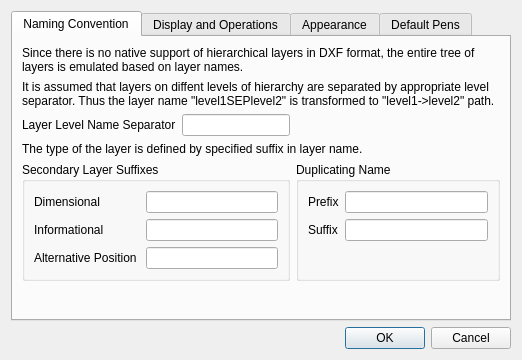
<?xml version="1.0" encoding="UTF-8"?>
<ui version="4.0">
 <class>LC_LayerTreeOptionsDialog</class>
 <widget class="QDialog" name="LC_LayerTreeOptionsDialog">
  <property name="geometry">
   <rect>
    <x>0</x>
    <y>0</y>
    <width>522</width>
    <height>360</height>
   </rect>
  </property>
  <property name="sizePolicy">
   <sizepolicy hsizetype="Maximum" vsizetype="Maximum">
    <horstretch>0</horstretch>
    <verstretch>0</verstretch>
   </sizepolicy>
  </property>
  <property name="windowTitle">
   <string>Layers Tree Options</string>
  </property>
  <layout class="QFormLayout" name="formLayout_3">
   <item row="2" column="0" colspan="2">
    <widget class="QDialogButtonBox" name="buttonBox">
     <property name="orientation">
      <enum>Qt::Horizontal</enum>
     </property>
     <property name="standardButtons">
      <set>QDialogButtonBox::Cancel|QDialogButtonBox::Ok</set>
     </property>
    </widget>
   </item>
   <item row="0" column="0" colspan="2">
    <widget class="QTabWidget" name="tabWidget">
     <property name="toolTip">
      <string/>
     </property>
     <property name="tabPosition">
      <enum>QTabWidget::North</enum>
     </property>
     <property name="currentIndex">
      <number>0</number>
     </property>
     <widget class="QWidget" name="tabNaming">
      <property name="toolTip">
       <string>Settings for naming convention that is used to create layers hierarchy based on flat list of layers</string>
      </property>
      <attribute name="title">
       <string>Naming Convention</string>
      </attribute>
      <layout class="QGridLayout" name="gridLayout_3">
       <item row="6" column="3">
        <widget class="QGroupBox" name="groupBox_2">
         <property name="title">
          <string>Duplicating Name</string>
         </property>
         <layout class="QFormLayout" name="formLayout">
          <item row="0" column="0">
           <widget class="QLabel" name="label_5">
            <property name="text">
             <string>Prefix</string>
            </property>
           </widget>
          </item>
          <item row="0" column="1">
           <widget class="QLineEdit" name="leDuplicatedPrefix">
            <property name="sizePolicy">
             <sizepolicy hsizetype="Minimum" vsizetype="Fixed">
              <horstretch>0</horstretch>
              <verstretch>0</verstretch>
             </sizepolicy>
            </property>
            <property name="toolTip">
             <string>Prefix of layer's name that is used if layer with such name exists (say, when duplicate is created)</string>
            </property>
            <property name="maxLength">
             <number>10</number>
            </property>
           </widget>
          </item>
          <item row="1" column="0">
           <widget class="QLabel" name="label_61">
            <property name="text">
             <string>Suffix</string>
            </property>
           </widget>
          </item>
          <item row="1" column="1">
           <widget class="QLineEdit" name="leDuplicatedSuffix">
            <property name="sizePolicy">
             <sizepolicy hsizetype="Minimum" vsizetype="Fixed">
              <horstretch>0</horstretch>
              <verstretch>0</verstretch>
             </sizepolicy>
            </property>
            <property name="toolTip">
             <string>Suffix of layer's name that is used if layer with such name exists (say, when duplicate is created)</string>
            </property>
            <property name="maxLength">
             <number>10</number>
            </property>
           </widget>
          </item>
         </layout>
        </widget>
       </item>
       <item row="4" column="1" colspan="2">
        <widget class="QLineEdit" name="leLayerLevelSeparator">
         <property name="sizePolicy">
          <sizepolicy hsizetype="Minimum" vsizetype="Fixed">
           <horstretch>0</horstretch>
           <verstretch>0</verstretch>
          </sizepolicy>
         </property>
         <property name="toolTip">
          <string>Separator used for split inner name of layer to hierarchical names</string>
         </property>
         <property name="text">
          <string/>
         </property>
         <property name="maxLength">
          <number>10</number>
         </property>
        </widget>
       </item>
       <item row="4" column="3">
        <spacer name="horizontalSpacer_3">
         <property name="orientation">
          <enum>Qt::Horizontal</enum>
         </property>
         <property name="sizeHint" stdset="0">
          <size>
           <width>0</width>
           <height>0</height>
          </size>
         </property>
        </spacer>
       </item>
       <item row="7" column="0">
        <spacer name="verticalSpacer">
         <property name="orientation">
          <enum>Qt::Vertical</enum>
         </property>
         <property name="sizeHint" stdset="0">
          <size>
           <width>0</width>
           <height>0</height>
          </size>
         </property>
        </spacer>
       </item>
       <item row="0" column="0" colspan="4">
        <widget class="QLabel" name="label_9">
         <property name="text">
          <string>Since there is no native support of hierarchical layers in DXF format, the entire tree of layers is emulated based on layer names.</string>
         </property>
         <property name="wordWrap">
          <bool>true</bool>
         </property>
        </widget>
       </item>
       <item row="1" column="0" colspan="4">
        <widget class="QLabel" name="label_10">
         <property name="text">
          <string>It is assumed that layers on diffent levels of hierarchy are separated by appropriate level separator. Thus the layer name &quot;level1SEPlevel2&quot; is transformed to &quot;level1-&gt;level2&quot; path. </string>
         </property>
         <property name="wordWrap">
          <bool>true</bool>
         </property>
        </widget>
       </item>
       <item row="4" column="0">
        <widget class="QLabel" name="label">
         <property name="text">
          <string>Layer Level Name Separator</string>
         </property>
        </widget>
       </item>
       <item row="6" column="0" colspan="3">
        <widget class="QGroupBox" name="groupBox">
         <property name="title">
          <string>Secondary Layer Suffixes</string>
         </property>
         <layout class="QFormLayout" name="formLayout_2">
          <item row="0" column="0">
           <widget class="QLabel" name="label_2">
            <property name="text">
             <string>Dimensional</string>
            </property>
           </widget>
          </item>
          <item row="0" column="1">
           <widget class="QLineEdit" name="leDimSuffix">
            <property name="sizePolicy">
             <sizepolicy hsizetype="Minimum" vsizetype="Fixed">
              <horstretch>0</horstretch>
              <verstretch>0</verstretch>
             </sizepolicy>
            </property>
            <property name="toolTip">
             <string>Suffix of layer's name that defines that layer is dimensional</string>
            </property>
            <property name="maxLength">
             <number>10</number>
            </property>
           </widget>
          </item>
          <item row="1" column="0">
           <widget class="QLabel" name="label_3">
            <property name="text">
             <string>Informational</string>
            </property>
           </widget>
          </item>
          <item row="1" column="1">
           <widget class="QLineEdit" name="leInfoSuffix">
            <property name="sizePolicy">
             <sizepolicy hsizetype="Minimum" vsizetype="Fixed">
              <horstretch>0</horstretch>
              <verstretch>0</verstretch>
             </sizepolicy>
            </property>
            <property name="toolTip">
             <string>Suffix of layer's name that defines that layer is informational.</string>
            </property>
            <property name="maxLength">
             <number>10</number>
            </property>
           </widget>
          </item>
          <item row="2" column="0">
           <widget class="QLabel" name="label_4">
            <property name="text">
             <string>Alternative Position </string>
            </property>
           </widget>
          </item>
          <item row="2" column="1">
           <widget class="QLineEdit" name="leAltPosSuffix">
            <property name="sizePolicy">
             <sizepolicy hsizetype="Minimum" vsizetype="Fixed">
              <horstretch>0</horstretch>
              <verstretch>0</verstretch>
             </sizepolicy>
            </property>
            <property name="toolTip">
             <string>Suffix of layer's name that defines that layer is for alternative position.</string>
            </property>
            <property name="maxLength">
             <number>10</number>
            </property>
           </widget>
          </item>
         </layout>
        </widget>
       </item>
       <item row="5" column="0" colspan="4">
        <widget class="QLabel" name="label_11">
         <property name="text">
          <string>The type of the layer is defined by specified suffix in layer name.</string>
         </property>
        </widget>
       </item>
      </layout>
     </widget>
     <widget class="QWidget" name="tabDisplay">
      <property name="toolTip">
       <string>Display and operations settings</string>
      </property>
      <attribute name="title">
       <string>Display and Operations</string>
      </attribute>
      <layout class="QGridLayout" name="gridLayout_4">
       <item row="2" column="1">
        <widget class="QSpinBox" name="sbIndentSize">
         <property name="toolTip">
          <string>Size of the indent in characters to indent name of child layer from parent ones</string>
         </property>
         <property name="suffix">
          <string/>
         </property>
         <property name="minimum">
          <number>1</number>
         </property>
         <property name="maximum">
          <number>12</number>
         </property>
        </widget>
       </item>
       <item row="4" column="0" colspan="2">
        <widget class="QCheckBox" name="cbRenameWithPrimary">
         <property name="toolTip">
          <string>If primary layer is renames, secondary layers are renamed too.</string>
         </property>
         <property name="text">
          <string>Rename secondary layers on primary rename</string>
         </property>
        </widget>
       </item>
       <item row="2" column="0">
        <widget class="QCheckBox" name="cbShowIdented">
         <property name="sizePolicy">
          <sizepolicy hsizetype="Preferred" vsizetype="Fixed">
           <horstretch>0</horstretch>
           <verstretch>0</verstretch>
          </sizepolicy>
         </property>
         <property name="toolTip">
          <string>Indentation for child layers</string>
         </property>
         <property name="text">
          <string>Show indented layer names. Ident size:</string>
         </property>
        </widget>
       </item>
       <item row="1" column="0">
        <widget class="QCheckBox" name="cbShowTypeIcons">
         <property name="toolTip">
          <string>If checked, icons for layer types will be shown</string>
         </property>
         <property name="text">
          <string>Show layer type icons</string>
         </property>
        </widget>
       </item>
       <item row="0" column="0">
        <widget class="QCheckBox" name="cbShowToolTip">
         <property name="toolTip">
          <string>If checked, tooltip will include complete name of layer (with all upper layer levels)</string>
         </property>
         <property name="text">
          <string>Show full name as ToolTip</string>
         </property>
        </widget>
       </item>
       <item row="2" column="2">
        <spacer name="horizontalSpacer_4">
         <property name="orientation">
          <enum>Qt::Horizontal</enum>
         </property>
         <property name="sizeHint" stdset="0">
          <size>
           <width>0</width>
           <height>0</height>
          </size>
         </property>
        </spacer>
       </item>
       <item row="3" column="0">
        <widget class="QCheckBox" name="cbDragDrop">
         <property name="toolTip">
          <string>If checked, drag&amp;drop operations in layers list are enabled and layers hierarchy may be restructutured</string>
         </property>
         <property name="text">
          <string>Allow restructuring via Drag&amp;Drop</string>
         </property>
        </widget>
       </item>
       <item row="5" column="0">
        <spacer name="verticalSpacer_4">
         <property name="orientation">
          <enum>Qt::Vertical</enum>
         </property>
         <property name="sizeHint" stdset="0">
          <size>
           <width>0</width>
           <height>0</height>
          </size>
         </property>
        </spacer>
       </item>
      </layout>
     </widget>
     <widget class="QWidget" name="tabColors">
      <property name="toolTip">
       <string>Various colors settings</string>
      </property>
      <attribute name="title">
       <string>Appearance</string>
      </attribute>
      <layout class="QGridLayout" name="gridLayout_2">
       <item row="0" column="1">
        <widget class="QComboBox" name="cbHighlightedColor">
         <property name="sizePolicy">
          <sizepolicy hsizetype="Preferred" vsizetype="Fixed">
           <horstretch>0</horstretch>
           <verstretch>0</verstretch>
          </sizepolicy>
         </property>
         <property name="toolTip">
          <string>Color for items that matches filter conditions</string>
         </property>
         <property name="accessibleDescription">
          <string notr="true"/>
         </property>
         <property name="editable">
          <bool>true</bool>
         </property>
         <item>
          <property name="text">
           <string notr="true">#FFC200</string>
          </property>
         </item>
         <item>
          <property name="text">
           <string>#1E90FF</string>
          </property>
         </item>
        </widget>
       </item>
       <item row="1" column="1">
        <widget class="QComboBox" name="cbVirtualLayerBackgroundColor">
         <property name="sizePolicy">
          <sizepolicy hsizetype="Preferred" vsizetype="Fixed">
           <horstretch>0</horstretch>
           <verstretch>0</verstretch>
          </sizepolicy>
         </property>
         <property name="toolTip">
          <string>Background color for virtual layers items in layers list</string>
         </property>
         <property name="accessibleDescription">
          <string notr="true"/>
         </property>
         <property name="editable">
          <bool>true</bool>
         </property>
         <item>
          <property name="text">
           <string notr="true">#1E90FF</string>
          </property>
         </item>
         <item>
          <property name="text">
           <string notr="true">#FFC200</string>
          </property>
         </item>
        </widget>
       </item>
       <item row="0" column="2">
        <widget class="QPushButton" name="pb_highlightedColor">
         <property name="sizePolicy">
          <sizepolicy hsizetype="Maximum" vsizetype="Fixed">
           <horstretch>0</horstretch>
           <verstretch>0</verstretch>
          </sizepolicy>
         </property>
         <property name="toolTip">
          <string>Click to select color</string>
         </property>
         <property name="text">
          <string/>
         </property>
         <property name="icon">
          <iconset resource="../../../../res/controls/controls.qrc">
           <normaloff>:/controls/colorxx.png</normaloff>:/controls/colorxx.png</iconset>
         </property>
        </widget>
       </item>
       <item row="3" column="1">
        <widget class="QComboBox" name="cbActiveLayerBgColor">
         <property name="editable">
          <bool>true</bool>
         </property>
        </widget>
       </item>
       <item row="2" column="1">
        <widget class="QComboBox" name="cbSelectedItemBgColor">
         <property name="toolTip">
          <string>Background color for selected items in layers tree.</string>
         </property>
         <property name="editable">
          <bool>true</bool>
         </property>
         <property name="currentText">
          <string/>
         </property>
        </widget>
       </item>
       <item row="1" column="2">
        <widget class="QPushButton" name="pb_selectedItemColor">
         <property name="sizePolicy">
          <sizepolicy hsizetype="Maximum" vsizetype="Fixed">
           <horstretch>0</horstretch>
           <verstretch>0</verstretch>
          </sizepolicy>
         </property>
         <property name="toolTip">
          <string>Click to select color</string>
         </property>
         <property name="text">
          <string/>
         </property>
         <property name="icon">
          <iconset resource="../../../../res/controls/controls.qrc">
           <normaloff>:/controls/colorxx.png</normaloff>:/controls/colorxx.png</iconset>
         </property>
        </widget>
       </item>
       <item row="2" column="0">
        <widget class="QLabel" name="label_7">
         <property name="text">
          <string>Selected items background color</string>
         </property>
        </widget>
       </item>
       <item row="5" column="0">
        <spacer name="verticalSpacer_2">
         <property name="orientation">
          <enum>Qt::Vertical</enum>
         </property>
         <property name="sizeHint" stdset="0">
          <size>
           <width>0</width>
           <height>0</height>
          </size>
         </property>
        </spacer>
       </item>
       <item row="3" column="0">
        <widget class="QLabel" name="label_8">
         <property name="toolTip">
          <string>Background color for active layer item in layers tree</string>
         </property>
         <property name="text">
          <string>Active layer background color</string>
         </property>
        </widget>
       </item>
       <item row="1" column="3">
        <spacer name="horizontalSpacer_2">
         <property name="orientation">
          <enum>Qt::Horizontal</enum>
         </property>
         <property name="sizeHint" stdset="0">
          <size>
           <width>0</width>
           <height>0</height>
          </size>
         </property>
        </spacer>
       </item>
       <item row="2" column="2">
        <widget class="QPushButton" name="pbSelectedItemsBgColor">
         <property name="toolTip">
          <string>Click to select color</string>
         </property>
         <property name="text">
          <string/>
         </property>
         <property name="icon">
          <iconset resource="../../../../res/controls/controls.qrc">
           <normaloff>:/controls/colorxx.png</normaloff>:/controls/colorxx.png</iconset>
         </property>
        </widget>
       </item>
       <item row="0" column="0">
        <widget class="QLabel" name="label_6">
         <property name="text">
          <string>Matched item in highlight filter mode</string>
         </property>
        </widget>
       </item>
       <item row="3" column="2">
        <widget class="QPushButton" name="pbActiveLayerBgColor">
         <property name="toolTip">
          <string>Click to select color</string>
         </property>
         <property name="text">
          <string/>
         </property>
         <property name="icon">
          <iconset resource="../../../../res/controls/controls.qrc">
           <normaloff>:/controls/colorxx.png</normaloff>:/controls/colorxx.png</iconset>
         </property>
        </widget>
       </item>
       <item row="1" column="0">
        <widget class="QLabel" name="lRelativeZeroColor">
         <property name="text">
          <string>Virtual layer background color</string>
         </property>
        </widget>
       </item>
       <item row="4" column="0">
        <widget class="QCheckBox" name="cbShowGrid">
         <property name="toolTip">
          <string>If selected, grid lines will be drawn</string>
         </property>
         <property name="text">
          <string>Show grid</string>
         </property>
        </widget>
       </item>
      </layout>
     </widget>
     <widget class="QWidget" name="tabPens">
      <property name="toolTip">
       <string>Pens that will be set for newly created layers of different types.</string>
      </property>
      <attribute name="title">
       <string>Default Pens</string>
      </attribute>
      <layout class="QGridLayout" name="gridLayout">
       <item row="3" column="0">
        <widget class="QLabel" name="label_14">
         <property name="text">
          <string>Layer type:</string>
         </property>
        </widget>
       </item>
       <item row="3" column="1" rowspan="2">
        <widget class="QStackedWidget" name="swPens">
         <property name="sizePolicy">
          <sizepolicy hsizetype="Preferred" vsizetype="Minimum">
           <horstretch>0</horstretch>
           <verstretch>0</verstretch>
          </sizepolicy>
         </property>
         <property name="currentIndex">
          <number>2</number>
         </property>
         <widget class="QWidget" name="pageNormal">
          <property name="sizePolicy">
           <sizepolicy hsizetype="Preferred" vsizetype="Minimum">
            <horstretch>0</horstretch>
            <verstretch>0</verstretch>
           </sizepolicy>
          </property>
          <layout class="QVBoxLayout" name="verticalLayout">
           <property name="spacing">
            <number>0</number>
           </property>
           <property name="leftMargin">
            <number>0</number>
           </property>
           <property name="topMargin">
            <number>0</number>
           </property>
           <property name="rightMargin">
            <number>0</number>
           </property>
           <property name="bottomMargin">
            <number>0</number>
           </property>
           <item>
            <widget class="QG_WidgetPen" name="wPenNormal" native="true">
             <property name="sizePolicy">
              <sizepolicy hsizetype="Preferred" vsizetype="Minimum">
               <horstretch>0</horstretch>
               <verstretch>0</verstretch>
              </sizepolicy>
             </property>
            </widget>
           </item>
          </layout>
         </widget>
         <widget class="QWidget" name="pageAlt">
          <property name="sizePolicy">
           <sizepolicy hsizetype="Preferred" vsizetype="Minimum">
            <horstretch>0</horstretch>
            <verstretch>0</verstretch>
           </sizepolicy>
          </property>
          <layout class="QVBoxLayout" name="verticalLayout_4">
           <property name="spacing">
            <number>0</number>
           </property>
           <property name="leftMargin">
            <number>0</number>
           </property>
           <property name="topMargin">
            <number>0</number>
           </property>
           <property name="rightMargin">
            <number>0</number>
           </property>
           <property name="bottomMargin">
            <number>0</number>
           </property>
           <item>
            <widget class="QG_WidgetPen" name="wPenAltPos" native="true">
             <property name="sizePolicy">
              <sizepolicy hsizetype="Preferred" vsizetype="Minimum">
               <horstretch>0</horstretch>
               <verstretch>0</verstretch>
              </sizepolicy>
             </property>
            </widget>
           </item>
          </layout>
         </widget>
         <widget class="QWidget" name="pageInfo">
          <property name="sizePolicy">
           <sizepolicy hsizetype="Preferred" vsizetype="Minimum">
            <horstretch>0</horstretch>
            <verstretch>0</verstretch>
           </sizepolicy>
          </property>
          <layout class="QVBoxLayout" name="verticalLayout_3">
           <property name="spacing">
            <number>0</number>
           </property>
           <property name="leftMargin">
            <number>0</number>
           </property>
           <property name="topMargin">
            <number>0</number>
           </property>
           <property name="rightMargin">
            <number>0</number>
           </property>
           <property name="bottomMargin">
            <number>0</number>
           </property>
           <item>
            <widget class="QG_WidgetPen" name="wPenInfo" native="true">
             <property name="sizePolicy">
              <sizepolicy hsizetype="Preferred" vsizetype="Minimum">
               <horstretch>0</horstretch>
               <verstretch>0</verstretch>
              </sizepolicy>
             </property>
            </widget>
           </item>
          </layout>
         </widget>
         <widget class="QWidget" name="pageDimensional">
          <property name="sizePolicy">
           <sizepolicy hsizetype="Preferred" vsizetype="Minimum">
            <horstretch>0</horstretch>
            <verstretch>0</verstretch>
           </sizepolicy>
          </property>
          <layout class="QVBoxLayout" name="verticalLayout_2">
           <property name="spacing">
            <number>0</number>
           </property>
           <property name="leftMargin">
            <number>0</number>
           </property>
           <property name="topMargin">
            <number>0</number>
           </property>
           <property name="rightMargin">
            <number>0</number>
           </property>
           <property name="bottomMargin">
            <number>0</number>
           </property>
           <item>
            <widget class="QG_WidgetPen" name="wPenDimensional" native="true">
             <property name="sizePolicy">
              <sizepolicy hsizetype="Preferred" vsizetype="Minimum">
               <horstretch>0</horstretch>
               <verstretch>0</verstretch>
              </sizepolicy>
             </property>
            </widget>
           </item>
          </layout>
         </widget>
        </widget>
       </item>
       <item row="0" column="0" colspan="2">
        <widget class="QLabel" name="label_13">
         <property name="text">
          <string>Here you may specify default pen for each type of layers. Default pen will be automatically assigned to newly created layer of corresponding type. </string>
         </property>
         <property name="wordWrap">
          <bool>true</bool>
         </property>
        </widget>
       </item>
       <item row="4" column="0">
        <widget class="QListWidget" name="lvLayerTypes">
         <property name="sizePolicy">
          <sizepolicy hsizetype="Expanding" vsizetype="Fixed">
           <horstretch>0</horstretch>
           <verstretch>0</verstretch>
          </sizepolicy>
         </property>
         <property name="minimumSize">
          <size>
           <width>0</width>
           <height>60</height>
          </size>
         </property>
         <property name="toolTip">
          <string>Type of layer to set default pen</string>
         </property>
         <item>
          <property name="text">
           <string>Normal</string>
          </property>
         </item>
         <item>
          <property name="text">
           <string>Dimensional</string>
          </property>
         </item>
         <item>
          <property name="text">
           <string>Alternative position</string>
          </property>
         </item>
         <item>
          <property name="text">
           <string>Informational</string>
          </property>
         </item>
        </widget>
       </item>
       <item row="5" column="0">
        <spacer name="verticalSpacer_3">
         <property name="orientation">
          <enum>Qt::Vertical</enum>
         </property>
         <property name="sizeHint" stdset="0">
          <size>
           <width>0</width>
           <height>0</height>
          </size>
         </property>
        </spacer>
       </item>
      </layout>
     </widget>
    </widget>
   </item>
  </layout>
 </widget>
 <customwidgets>
  <customwidget>
   <class>QG_WidgetPen</class>
   <extends>QWidget</extends>
   <header>qg_widgetpen.h</header>
  </customwidget>
 </customwidgets>
 <resources>
  <include location="../../../../res/controls/controls.qrc"/>
  <include location="../../../../res/controls/controls.qrc"/>
 </resources>
 <connections>
  <connection>
   <sender>buttonBox</sender>
   <signal>accepted()</signal>
   <receiver>LC_LayerTreeOptionsDialog</receiver>
   <slot>validate()</slot>
   <hints>
    <hint type="sourcelabel">
     <x>248</x>
     <y>254</y>
    </hint>
    <hint type="destinationlabel">
     <x>157</x>
     <y>274</y>
    </hint>
   </hints>
  </connection>
  <connection>
   <sender>buttonBox</sender>
   <signal>rejected()</signal>
   <receiver>LC_LayerTreeOptionsDialog</receiver>
   <slot>reject()</slot>
   <hints>
    <hint type="sourcelabel">
     <x>316</x>
     <y>260</y>
    </hint>
    <hint type="destinationlabel">
     <x>286</x>
     <y>274</y>
    </hint>
   </hints>
  </connection>
  <connection>
   <sender>pb_highlightedColor</sender>
   <signal>clicked()</signal>
   <receiver>LC_LayerTreeOptionsDialog</receiver>
   <slot>pb_highlightedColorClicked()</slot>
   <hints>
    <hint type="sourcelabel">
     <x>468</x>
     <y>381</y>
    </hint>
    <hint type="destinationlabel">
     <x>254</x>
     <y>251</y>
    </hint>
   </hints>
  </connection>
  <connection>
   <sender>pbSelectedItemsBgColor</sender>
   <signal>clicked()</signal>
   <receiver>LC_LayerTreeOptionsDialog</receiver>
   <slot>pbSelectedItemsBgColorClicked()</slot>
   <hints>
    <hint type="sourcelabel">
     <x>332</x>
     <y>478</y>
    </hint>
    <hint type="destinationlabel">
     <x>210</x>
     <y>269</y>
    </hint>
   </hints>
  </connection>
  <connection>
   <sender>pbActiveLayerBgColor</sender>
   <signal>clicked()</signal>
   <receiver>LC_LayerTreeOptionsDialog</receiver>
   <slot>pbActiveLayerBgColorClicked()</slot>
   <hints>
    <hint type="sourcelabel">
     <x>332</x>
     <y>478</y>
    </hint>
    <hint type="destinationlabel">
     <x>210</x>
     <y>269</y>
    </hint>
   </hints>
  </connection>
  <connection>
   <sender>pb_selectedItemColor</sender>
   <signal>clicked()</signal>
   <receiver>LC_LayerTreeOptionsDialog</receiver>
   <slot>pb_selectedItemColorClicked()</slot>
   <hints>
    <hint type="sourcelabel">
     <x>332</x>
     <y>448</y>
    </hint>
    <hint type="destinationlabel">
     <x>210</x>
     <y>269</y>
    </hint>
   </hints>
  </connection>
  <connection>
   <sender>cbShowIdented</sender>
   <signal>stateChanged(int)</signal>
   <receiver>LC_LayerTreeOptionsDialog</receiver>
   <slot>showIndentedClicked()</slot>
   <hints>
    <hint type="sourcelabel">
     <x>143</x>
     <y>294</y>
    </hint>
    <hint type="destinationlabel">
     <x>210</x>
     <y>269</y>
    </hint>
   </hints>
  </connection>
 </connections>
 <slots>
  <slot>validate()</slot>
  <slot>pb_highlightedColorClicked()</slot>
  <slot>pb_gridColorClicked()</slot>
  <slot>pbSelectedItemsBgColorClicked()</slot>
  <slot>pbActiveLayerBgColorClicked()</slot>
  <slot>pb_selectedItemColorClicked()</slot>
  <slot>showIndentedClicked()</slot>
 </slots>
</ui>
